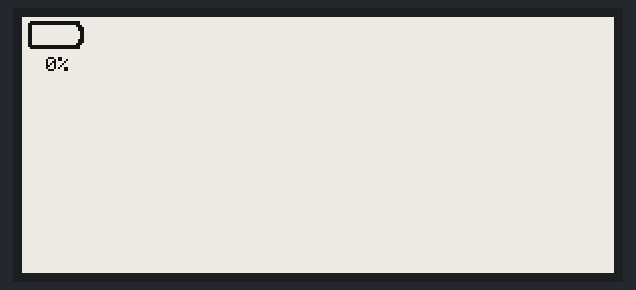
This program was run on a simulated ESP32. On the bench: 296×128 one-colour display. What the program prints to the serial monitor is not drawn.

Above: at 0.6 s.
At 2.6 s:
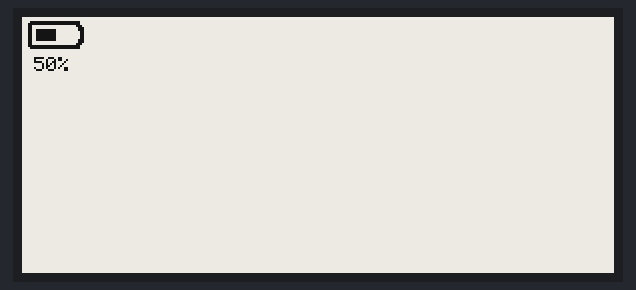
At 4.6 s:
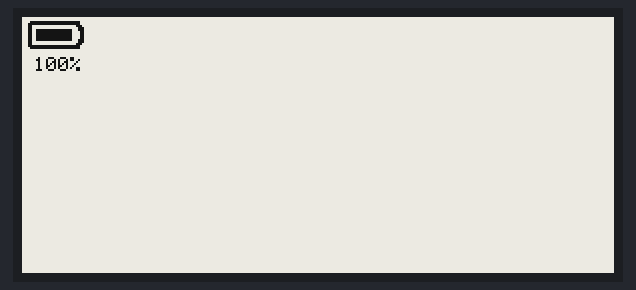

Measured:
- by itself, everything shown: repeats every 5.0 s, in 5 steps
- what the display in image 2 shows lasts 1.0 s, from 4.6 s to 5.6 s

The program:

main.cpp
```cpp
#include <Arduino.h>

#include <GxEPD2_BW.h>
// Instantiate display and set esp32doit-devkit-v1 GPIOs to signals CS,DC,RST,BUSY
GxEPD2_BW<GxEPD2_290, GxEPD2_290::HEIGHT> display(GxEPD2_290(17,16,5,19));

void setup(){
  display.init(115200);
  /// display.setFullWindow();
  display.setRotation(1); // landscape mode
}


#include "battery_full.h"
#include "battery_half.h"
#include "battery_empty.h"
#include "battery_quarter.h"
#include "battery_three_quarters.h"
// Display battery level icon and % in text below to fit in 32x32 space
// Top left corner coord of scada element
// Screen coordinate system:
//
//  (0,0)
//    +---------------> X-axis, 296 pixels
//    |
//    |
//    v
//  Y-axis, 128 pixels
//
// Size: 32x24  Icon: 32x16, text below: 32x8
// Total size: 32x24
void displayBatterylevel(int percent, int x=1, int y=1) {
  // Images
  const unsigned char * batterylevels[] = {battery_empty_32x16, battery_quarter_32x16, battery_half_32x16, battery_three_quarters_32x16, battery_full_32x16};
  // scale                  0                                 5             25        40         50      60              75            90                  100
  const unsigned char * batterylevel;
  if(percent <= 5){
    batterylevel=batterylevels[0];
  }else{
    if(percent<=40){
      batterylevel=batterylevels[1];
    }else{
      if(percent<=60){
        batterylevel=batterylevels[2];
      }else{
        if(percent<=90){
          batterylevel=batterylevels[3];
        }else{
          batterylevel=batterylevels[4];
        }
      }
    }
  }

  // Simple char drawing
  char valueText[10];
  sprintf(valueText, "%d%%",percent);
  int len=strlen(valueText);
  // Set partial update area
  display.setPartialWindow(x,y,32,24);

  // Do drawing
  display.firstPage();
  do {
    // No lines
    // Draw display element outline
    //  display.drawFastHLine(x,y,31,0x0000);
    // display.drawFastHLine(x,y+32,31,0x0000);
    // display.drawFastVLine(x,y,32,0x0000);
    // display.drawFastVLine(x+31,y,32,0x0000); Next Display Element will draw vertical line

    // Draw bitmap
    display.drawBitmap(x,y,batterylevel,32,16, 0x0000);
    //display.drawImage(batterylevel,x+1,y+1,32,16,false,false,true);  // somehow assumes rotation(0), can't change
    for(int i=0;i<len;i++){
      // Add leading space if single digit
      if(len==2 ){
        display.drawChar(x+5+((i+1)*6),y+19,valueText[i], 0x0000,0xffff,1);
      } else {
        display.drawChar(x+5+(i*6),y+19,valueText[i], 0x0000,0xffff,1);
      }
    }
  } while (display.nextPage());
}

// Global log line text buffer
char logLines[250][4];
// Text into lower 3/4 of 296x128 display
// Holds 4 lines in display at 40, 60, 80, 100
// Scroll downwards
// Use built-int text of 5x7 pixel chars --> text size=1
void displayLogLine(const char * logLine, int x=0, int y=24){
  display.setTextWrap(false);
  display.setTextColor(0x0000);
  display.setTextSize(1);
  // shocking method! should use ring buffer!
  int i;
  for(i=3;i<0;i--){ // move all lines down
    strcpy((char*)logLine[i],(char*)logLine[i-1]);
  }
  strncpy((char*)logLine[0],(char*)logLine,250);
  // display new buffer
  display.setPartialWindow(x,y,296,104);
  display.firstPage();
  do {
    for(i=0;i<4;i++){
      display.setCursor(x,y+(i*10));
      display.print(logLine);
    }
  } while (display.nextPage());
}

int count = 0;
char logline[250];
void loop() {

  Serial.println("Drawing battery level...");
  displayBatterylevel(0);
  delay(500);
  displayBatterylevel(30);
  delay(500);
  displayBatterylevel(50);
  delay(500);
  displayBatterylevel(80);
  delay(500);
  displayBatterylevel(100);
  delay(500);
  sprintf(logline, "this is line %d", count++);
  // displayLogLine(logline);


}
```

battery_empty.h
```cpp
#ifndef _BATTERY_EMPTY_H_
#define _BATTERY_EMPTY_H_

const unsigned char battery_empty_32x16[] = {
  0x00, 0x00, 0x00, 0x00, 0x1f, 0xff, 0xff, 0xf0, 0x3f, 0xff, 0xff, 0xf0,
  0x30, 0x00, 0x00, 0x38, 0x30, 0x00, 0x00, 0x1c, 0x30, 0x00, 0x00, 0x1c,
  0x30, 0x00, 0x00, 0x0c, 0x30, 0x00, 0x00, 0x0c, 0x30, 0x00, 0x00, 0x0c,
  0x30, 0x00, 0x00, 0x0c, 0x30, 0x00, 0x00, 0x1c, 0x30, 0x00, 0x00, 0x1c,
  0x30, 0x00, 0x00, 0x38, 0x3f, 0xff, 0xff, 0xf0, 0x1f, 0xff, 0xff, 0xf0,
  0x00, 0x00, 0x00, 0x00
};
unsigned int battery_empty_32x16_len = 64;

#endif   /* _BATTERY_EMPTY_H_ */
```

battery_full.h
```cpp
#ifndef _BATTERY_FULL_H_
#define _BATTERY_FULL_H_

const unsigned char battery_full_32x16[] = {
  0x00, 0x00, 0x00, 0x00, 0x1f, 0xff, 0xff, 0xf0, 0x3f, 0xff, 0xff, 0xf0,
  0x30, 0x00, 0x00, 0x38, 0x30, 0x00, 0x00, 0x1c, 0x33, 0xff, 0xff, 0x1c,
  0x33, 0xff, 0xff, 0x0c, 0x33, 0xff, 0xff, 0x0c, 0x33, 0xff, 0xff, 0x0c,
  0x33, 0xff, 0xff, 0x0c, 0x33, 0xff, 0xff, 0x1c, 0x30, 0x00, 0x00, 0x1c,
  0x30, 0x00, 0x00, 0x38, 0x3f, 0xff, 0xff, 0xf0, 0x1f, 0xff, 0xff, 0xf0,
  0x00, 0x00, 0x00, 0x00
};
unsigned int battery_full_32x16_len = 64;

#endif   /* _BATTERY_FULL_H_ */
```

battery_quarter.h
```cpp
#ifndef _BATTERY_QUARTER_H_
#define _BATTERY_QUARTER_H_

const unsigned char battery_quarter_32x16[] = {
  0x00, 0x00, 0x00, 0x00, 0x1f, 0xff, 0xff, 0xf0, 0x3f, 0xff, 0xff, 0xf0,
  0x30, 0x00, 0x00, 0x38, 0x30, 0x00, 0x00, 0x1c, 0x33, 0xf0, 0x00, 0x1c,
  0x33, 0xf0, 0x00, 0x0c, 0x33, 0xf0, 0x00, 0x0c, 0x33, 0xf0, 0x00, 0x0c,
  0x33, 0xf0, 0x00, 0x0c, 0x33, 0xf0, 0x00, 0x1c, 0x30, 0x00, 0x00, 0x1c,
  0x30, 0x00, 0x00, 0x38, 0x3f, 0xff, 0xff, 0xf0, 0x1f, 0xff, 0xff, 0xf0,
  0x00, 0x00, 0x00, 0x00
};
unsigned int battery_quarter_32x16_len = 64;

#endif   /* _BATTERY_QUARTER_H_ */
```

battery_three_quarters.h
```cpp
#ifndef _BATTERY_THREE_QUARTERS_H_
#define _BATTERY_THREE_QUARTERS_H_

const unsigned char battery_three_quarters_32x16[] = {
  0x00, 0x00, 0x00, 0x00, 0x1f, 0xff, 0xff, 0xf0, 0x3f, 0xff, 0xff, 0xf0,
  0x30, 0x00, 0x00, 0x38, 0x30, 0x00, 0x00, 0x1c, 0x33, 0xff, 0xf0, 0x1c,
  0x33, 0xff, 0xf0, 0x0c, 0x33, 0xff, 0xf0, 0x0c, 0x33, 0xff, 0xf0, 0x0c,
  0x33, 0xff, 0xf0, 0x0c, 0x33, 0xff, 0xf0, 0x1c, 0x30, 0x00, 0x00, 0x1c,
  0x30, 0x00, 0x00, 0x38, 0x3f, 0xff, 0xff, 0xf0, 0x1f, 0xff, 0xff, 0xf0,
  0x00, 0x00, 0x00, 0x00
};
unsigned int battery_three_quarters_32x16_len = 64;

#endif   /* _BATTERY_THREE_QUARTERS_H_ */
```

battery_half.h
```cpp
#ifndef _BATTERY_HALF_H_
#define _BATTERY_HALF_H_

// Auto-generated file: bmp2c battery-half.svg -w=32 -h=16 -t -o -r=180 -i -p

const unsigned char battery_half_32x16[] PROGMEM = {
  0x00, 0x00, 0x00, 0x00, 0x1f, 0xff, 0xff, 0xf0, 0x3f, 0xff, 0xff, 0xf0,
  0x30, 0x00, 0x00, 0x38, 0x30, 0x00, 0x00, 0x1c, 0x33, 0xff, 0x00, 0x1c,
  0x33, 0xff, 0x00, 0x0c, 0x33, 0xff, 0x00, 0x0c, 0x33, 0xff, 0x00, 0x0c,
  0x33, 0xff, 0x00, 0x0c, 0x33, 0xff, 0x00, 0x1c, 0x30, 0x00, 0x00, 0x1c,
  0x30, 0x00, 0x00, 0x38, 0x3f, 0xff, 0xff, 0xf0, 0x1f, 0xff, 0xff, 0xf0,
  0x00, 0x00, 0x00, 0x00
};
unsigned int battery_half_32x16_len = 64;

#endif   /* _BATTERY_HALF_H_ */
```
